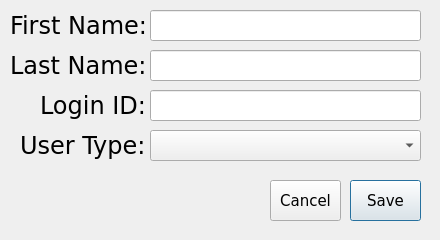
<?xml version="1.0" encoding="UTF-8"?>
<ui version="4.0">
 <class>UserDialog</class>
 <widget class="QDialog" name="UserDialog">
  <property name="geometry">
   <rect>
    <x>0</x>
    <y>0</y>
    <width>440</width>
    <height>240</height>
   </rect>
  </property>
  <property name="windowTitle">
   <string>User</string>
  </property>
  <widget class="QPushButton" name="btnSave">
   <property name="geometry">
    <rect>
     <x>350</x>
     <y>180</y>
     <width>71</width>
     <height>41</height>
    </rect>
   </property>
   <property name="font">
    <font>
     <family>Bitstream Vera Sans</family>
     <pointsize>11</pointsize>
    </font>
   </property>
   <property name="text">
    <string>Save</string>
   </property>
  </widget>
  <widget class="QPushButton" name="btnCancel">
   <property name="geometry">
    <rect>
     <x>270</x>
     <y>180</y>
     <width>71</width>
     <height>41</height>
    </rect>
   </property>
   <property name="font">
    <font>
     <family>Bitstream Vera Sans</family>
     <pointsize>11</pointsize>
    </font>
   </property>
   <property name="text">
    <string>Cancel</string>
   </property>
  </widget>
  <widget class="QLabel" name="lblFirstName">
   <property name="geometry">
    <rect>
     <x>10</x>
     <y>10</y>
     <width>151</width>
     <height>31</height>
    </rect>
   </property>
   <property name="font">
    <font>
     <family>Bitstream Vera Sans</family>
     <pointsize>18</pointsize>
    </font>
   </property>
   <property name="text">
    <string>First Name:</string>
   </property>
  </widget>
  <widget class="QLineEdit" name="txtFirstName">
   <property name="geometry">
    <rect>
     <x>150</x>
     <y>10</y>
     <width>271</width>
     <height>31</height>
    </rect>
   </property>
   <property name="font">
    <font>
     <family>Bitstream Vera Sans</family>
     <pointsize>14</pointsize>
    </font>
   </property>
  </widget>
  <widget class="QLabel" name="lblLastName">
   <property name="geometry">
    <rect>
     <x>10</x>
     <y>50</y>
     <width>141</width>
     <height>31</height>
    </rect>
   </property>
   <property name="font">
    <font>
     <family>Bitstream Vera Sans</family>
     <pointsize>18</pointsize>
    </font>
   </property>
   <property name="text">
    <string>Last Name:</string>
   </property>
  </widget>
  <widget class="QLineEdit" name="txtLastName">
   <property name="geometry">
    <rect>
     <x>150</x>
     <y>50</y>
     <width>271</width>
     <height>31</height>
    </rect>
   </property>
   <property name="font">
    <font>
     <family>Bitstream Vera Sans</family>
     <pointsize>14</pointsize>
    </font>
   </property>
  </widget>
  <widget class="QLabel" name="lblLoginID">
   <property name="geometry">
    <rect>
     <x>40</x>
     <y>90</y>
     <width>111</width>
     <height>31</height>
    </rect>
   </property>
   <property name="font">
    <font>
     <family>Bitstream Vera Sans</family>
     <pointsize>18</pointsize>
    </font>
   </property>
   <property name="text">
    <string>Login ID:</string>
   </property>
  </widget>
  <widget class="QLineEdit" name="txtLoginID">
   <property name="geometry">
    <rect>
     <x>150</x>
     <y>90</y>
     <width>271</width>
     <height>31</height>
    </rect>
   </property>
   <property name="font">
    <font>
     <family>Bitstream Vera Sans</family>
     <pointsize>14</pointsize>
    </font>
   </property>
  </widget>
  <widget class="QLabel" name="lblUserType">
   <property name="geometry">
    <rect>
     <x>20</x>
     <y>130</y>
     <width>131</width>
     <height>31</height>
    </rect>
   </property>
   <property name="font">
    <font>
     <family>Bitstream Vera Sans</family>
     <pointsize>18</pointsize>
    </font>
   </property>
   <property name="text">
    <string>User Type:</string>
   </property>
  </widget>
  <widget class="QComboBox" name="txtUserType">
   <property name="geometry">
    <rect>
     <x>150</x>
     <y>130</y>
     <width>271</width>
     <height>31</height>
    </rect>
   </property>
   <property name="font">
    <font>
     <family>Bitstream Vera Sans</family>
     <pointsize>14</pointsize>
    </font>
   </property>
  </widget>
 </widget>
 <tabstops>
  <tabstop>txtFirstName</tabstop>
  <tabstop>txtLastName</tabstop>
  <tabstop>txtLoginID</tabstop>
  <tabstop>txtUserType</tabstop>
  <tabstop>btnCancel</tabstop>
  <tabstop>btnSave</tabstop>
 </tabstops>
 <resources/>
 <connections/>
</ui>
